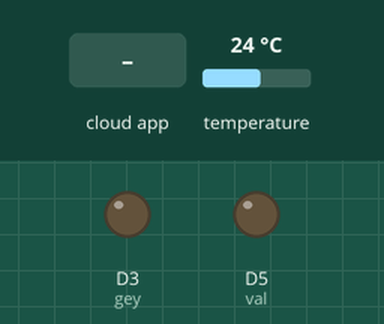
This sketch was run on a simulated ESP8266 (NodeMCU). On the bench: output pins drawn as LEDs (lit = HIGH). The test bench sets the inputs (shaded band); at power-on: temperature 24 °C. WiFi joins after 1.5 s; servers stay silent unless stated; the local clock reads 2024-03-15 10:24:30 at power-on unless the sketch sets it; the Firebase database answers and starts empty; what the sketch prints to the serial monitor is not drawn.

Above: at 3.2 s.
3.3 s: the phone or cloud app sets EMID to ON
At 3.8 s:
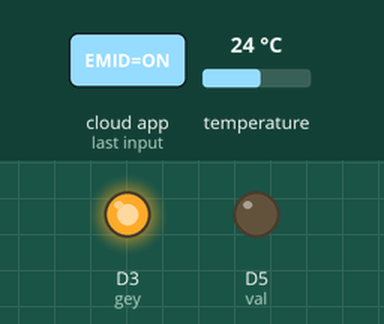
Timing chart, 0 to 6.3 s (numbered marks = the images above; inputs shaded):
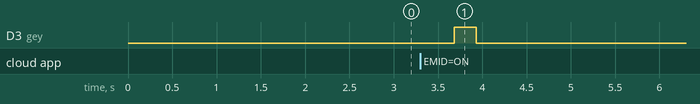

Measured:
- after the input at 3.3 s, D3 (gey): LOW → HIGH after 0.38 s, → LOW 0.25 s later

The sketch:

sending_data.ino
```cpp
// Include the libraries we need
#include <time.h>
#include <OneWire.h>
#include <DallasTemperature.h>
#include <ESP8266WiFi.h>                                                    // esp8266 library
#include <FirebaseArduino.h>                                                // firebase library

#define FIREBASE_HOST "iot-data-aeed1.firebaseio.com"
#define FIREBASE_AUTH "qDhmUXHyzTa6p2SZRVpF2YlSzhfZCKTPBDVuBfUS"

#define WIFI_SSID "DEEPESH"
#define WIFI_PASSWORD "987123456"

#define ONE_WIRE_BUS 2

OneWire oneWire(ONE_WIRE_BUS);
DallasTemperature sensors(&oneWire);

String geyserStatus = "";
String valStatus = "";
String prio="";
String tmp = "";

int timezone = 19800+1800;
int dst = 0;
int gey = D3;
int val = D5;
int gg = -1;
int mm = 0;
int tt=0;

void setup(void)
{
  Serial.begin(9600);
  pinMode(gey, OUTPUT);
  pinMode(val,OUTPUT);
  delay(100);

  WiFi.begin(WIFI_SSID,WIFI_PASSWORD);

  Serial.print("Connectng to ");
  Serial.print(WIFI_SSID);
  while(WiFi.status()!=WL_CONNECTED)
  {
    Serial.print(".");
    delay(500);
  }
  Serial.println();
  Serial.print("Connected to ");
  Serial.println(WIFI_SSID);
  Serial.print("IP Address is ");
  Serial.println(WiFi.localIP());

  Firebase.begin(FIREBASE_HOST,FIREBASE_AUTH);
  if(Firebase.failed())
  {
    Serial.println("Failed....!");
  }

  Firebase.setString("/GEYSER_STATUS/EMID", "OFF");
  Firebase.setString("/VAL_STATUS/EMID", "OFF");
  Firebase.setString("/PRIORITY_VAL_STATUS/EMID","OFF");

  configTime(timezone,dst,"pool.ntp.org","time.nist.gov");
  Serial.println("waiting for INternet time");

  while(!time(nullptr))
  {
    Serial.print(".");
    delay(100);
  }
  Serial.println("\ntime response ok");

  sensors.begin();

}

void send_data()
{
  sensors.requestTemperatures();
  float tempC = sensors.getTempCByIndex(0);
  String temp = String(tempC);
  delay(100);
  if(tempC != DEVICE_DISCONNECTED_C)
  {
    Serial.print("Temperature is: ");
    Serial.println(tempC);
    Firebase.pushString("/ARCHIVES/EMID/measures",temp);
    delay(100);
    Firebase.setString("/DATA/EMID/Current", temp);
    delay(100);
    if(Firebase.failed())
    {
      Serial.println("Failed....!");
      Serial.println(Firebase.error());
    }
  }
  else
  {
    Serial.println("Error: Could not read temperature data");
  }
  delay(50);
}

void valve()
{
 valStatus = Firebase.getString("/VAL_STATUS/EMID");
 tmp = Firebase.getString("/PRIORITY_VAL_STATUS/EMID");
 if(tmp=="ON")
 {
  if (valStatus == "ON")
  {
    digitalWrite(val,HIGH);
  }
 }
 if (valStatus == "OFF")
 {
   digitalWrite(val,LOW);
 }
}

void geyser_start()
{
  time_t now = time(nullptr);
  struct tm* p_tm = localtime(&now);
  geyserStatus = Firebase.getString("/GEYSER_STATUS/EMID");

  if(geyserStatus=="OFF")
  {
   digitalWrite(gey,LOW);
  }
  else if(geyserStatus=="ON")
  {
    digitalWrite(gey,HIGH);
  }
  delay(50);

  int h = p_tm->tm_hour;
  int m = p_tm->tm_min;
  h=h-1;
  m=m-30;
  if(m<0)
    m=m+60;
  int hh = Firebase.getInt("/schedule/EMID");
  int hhh = (hh+2)%24;
  Serial.print(h);
  Serial.print(" ");
  Serial.println(m);

  if(h>=hh && h <hhh && tt==0)
  {
   digitalWrite(gey,HIGH);
   Firebase.setString("/GEYSER_STATUS/EMID","ON");
   Firebase.setString("/PRIORITY_VAL_STATUS/EMID","OFF");
   tt = -1;
  }
  else if(h>=hhh && tt==-1)
  {
   tt=0;
   digitalWrite(gey,LOW);
   Firebase.setString("/GEYSER_STATUS/EMID","OFF");
   Firebase.setString("/PRIORITY_VAL_STATUS/EMID","OFF");
  }
  delay(50);
  if(h<hh || h>=hhh)
  {
    digitalWrite(gey,LOW);
    Firebase.setString("/GEYSER_STATUS/EMID","OFF");
  }
  delay(50);
}

void priority()
{
  prio = Firebase.getString("/PRIORITY_VAL_STATUS/EMID");
  time_t now = time(nullptr);
  struct tm* p_tm = localtime(&now);
  int m = p_tm->tm_min;
  Serial.println(prio);
  if(prio=="ON" && gg == -1)
  {
    gg = m;
    mm = gg+5;
    mm = mm%60;
    Serial.println(mm);
  }
  else if(prio=="ON" && gg!=-1)
  {
    if(m>=mm)
    {
      gg = -1;
      mm = 0;
      Firebase.setString("/PRIORITY_VAL_STATUS/EMID","OFF");
      Serial.println("okay!!");
      delay(10);
    }
  }
  else if(prio=="OFF")
  {
    gg = -1;
    mm = 0;
    Firebase.setString("/PRIORITY_VAL_STATUS/EMID","OFF");
    delay(10);
  }
}
void loop(void)
{
  send_data();
  delay(50);
  geyser_start();
  delay(50);
  valve();
  delay(50);
  priority();
  delay(50);
}
```
